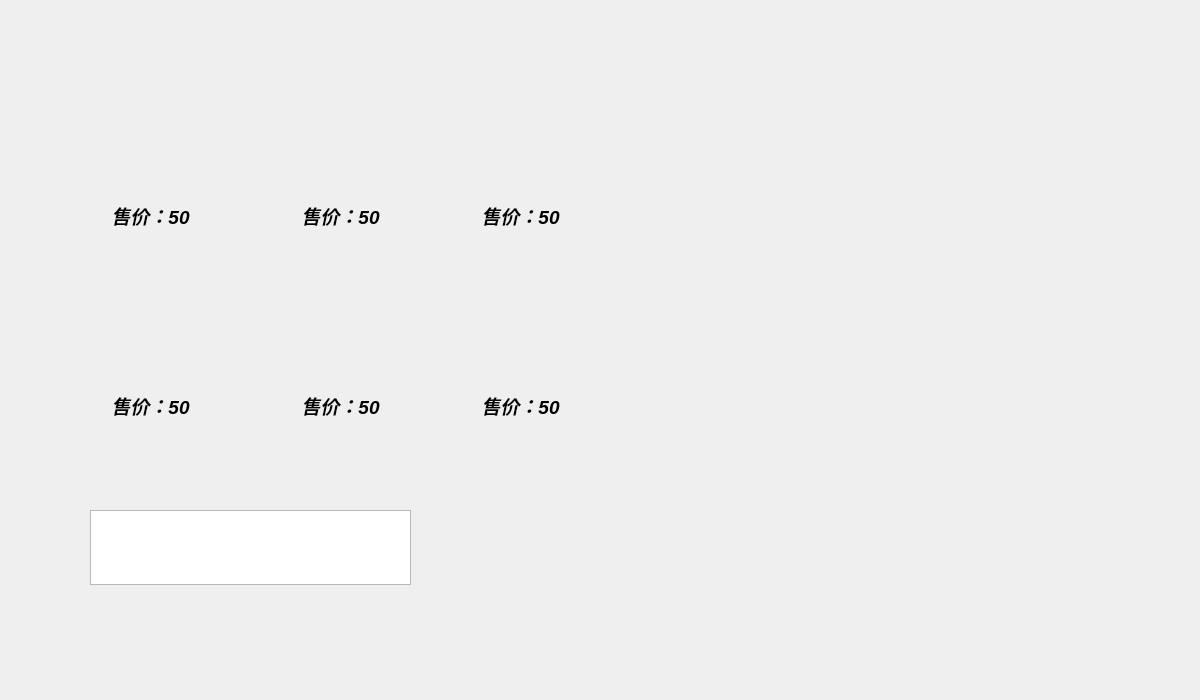
<?xml version="1.0" encoding="UTF-8"?>
<ui version="4.0">
 <class>ShopPage</class>
 <widget class="QWidget" name="ShopPage">
  <property name="geometry">
   <rect>
    <x>0</x>
    <y>0</y>
    <width>1200</width>
    <height>700</height>
   </rect>
  </property>
  <property name="windowTitle">
   <string>Form</string>
  </property>
  <widget class="BuffBtn" name="hpbtn" native="true">
   <property name="geometry">
    <rect>
     <x>90</x>
     <y>70</y>
     <width>120</width>
     <height>120</height>
    </rect>
   </property>
  </widget>
  <widget class="BuffBtn" name="atkbtn" native="true">
   <property name="geometry">
    <rect>
     <x>280</x>
     <y>70</y>
     <width>120</width>
     <height>120</height>
    </rect>
   </property>
  </widget>
  <widget class="BuffBtn" name="atpbtn" native="true">
   <property name="geometry">
    <rect>
     <x>460</x>
     <y>70</y>
     <width>120</width>
     <height>120</height>
    </rect>
   </property>
  </widget>
  <widget class="BuffBtn" name="spdbtn" native="true">
   <property name="geometry">
    <rect>
     <x>90</x>
     <y>260</y>
     <width>120</width>
     <height>120</height>
    </rect>
   </property>
  </widget>
  <widget class="BuffBtn" name="coinbtn" native="true">
   <property name="geometry">
    <rect>
     <x>280</x>
     <y>260</y>
     <width>120</width>
     <height>120</height>
    </rect>
   </property>
  </widget>
  <widget class="BuffBtn" name="revivebtn" native="true">
   <property name="geometry">
    <rect>
     <x>460</x>
     <y>260</y>
     <width>120</width>
     <height>120</height>
    </rect>
   </property>
  </widget>
  <widget class="QPlainTextEdit" name="curcoinsedit">
   <property name="geometry">
    <rect>
     <x>90</x>
     <y>510</y>
     <width>321</width>
     <height>75</height>
    </rect>
   </property>
  </widget>
  <widget class="QLabel" name="label_3">
   <property name="geometry">
    <rect>
     <x>90</x>
     <y>390</y>
     <width>121</width>
     <height>31</height>
    </rect>
   </property>
   <property name="font">
    <font>
     <pointsize>14</pointsize>
     <italic>true</italic>
     <bold>true</bold>
    </font>
   </property>
   <property name="text">
    <string>售价：50</string>
   </property>
   <property name="alignment">
    <set>Qt::AlignCenter</set>
   </property>
  </widget>
  <widget class="QLabel" name="label_4">
   <property name="geometry">
    <rect>
     <x>280</x>
     <y>390</y>
     <width>121</width>
     <height>31</height>
    </rect>
   </property>
   <property name="font">
    <font>
     <pointsize>14</pointsize>
     <italic>true</italic>
     <bold>true</bold>
    </font>
   </property>
   <property name="text">
    <string>售价：50</string>
   </property>
   <property name="alignment">
    <set>Qt::AlignCenter</set>
   </property>
  </widget>
  <widget class="QLabel" name="label_5">
   <property name="geometry">
    <rect>
     <x>460</x>
     <y>390</y>
     <width>121</width>
     <height>31</height>
    </rect>
   </property>
   <property name="font">
    <font>
     <pointsize>14</pointsize>
     <italic>true</italic>
     <bold>true</bold>
    </font>
   </property>
   <property name="text">
    <string>售价：50</string>
   </property>
   <property name="alignment">
    <set>Qt::AlignCenter</set>
   </property>
  </widget>
  <widget class="QLabel" name="label">
   <property name="geometry">
    <rect>
     <x>90</x>
     <y>200</y>
     <width>121</width>
     <height>31</height>
    </rect>
   </property>
   <property name="font">
    <font>
     <pointsize>14</pointsize>
     <italic>true</italic>
     <bold>true</bold>
    </font>
   </property>
   <property name="text">
    <string>售价：50</string>
   </property>
   <property name="alignment">
    <set>Qt::AlignCenter</set>
   </property>
  </widget>
  <widget class="QLabel" name="label_2">
   <property name="geometry">
    <rect>
     <x>460</x>
     <y>200</y>
     <width>121</width>
     <height>31</height>
    </rect>
   </property>
   <property name="font">
    <font>
     <pointsize>14</pointsize>
     <italic>true</italic>
     <bold>true</bold>
    </font>
   </property>
   <property name="text">
    <string>售价：50</string>
   </property>
   <property name="alignment">
    <set>Qt::AlignCenter</set>
   </property>
  </widget>
  <widget class="QLabel" name="label_1">
   <property name="geometry">
    <rect>
     <x>280</x>
     <y>200</y>
     <width>121</width>
     <height>31</height>
    </rect>
   </property>
   <property name="font">
    <font>
     <pointsize>14</pointsize>
     <italic>true</italic>
     <bold>true</bold>
    </font>
   </property>
   <property name="text">
    <string>售价：50</string>
   </property>
   <property name="alignment">
    <set>Qt::AlignCenter</set>
   </property>
  </widget>
 </widget>
 <customwidgets>
  <customwidget>
   <class>BuffBtn</class>
   <extends>QWidget</extends>
   <header>mybutton.h</header>
   <container>1</container>
  </customwidget>
 </customwidgets>
 <resources/>
 <connections/>
</ui>
